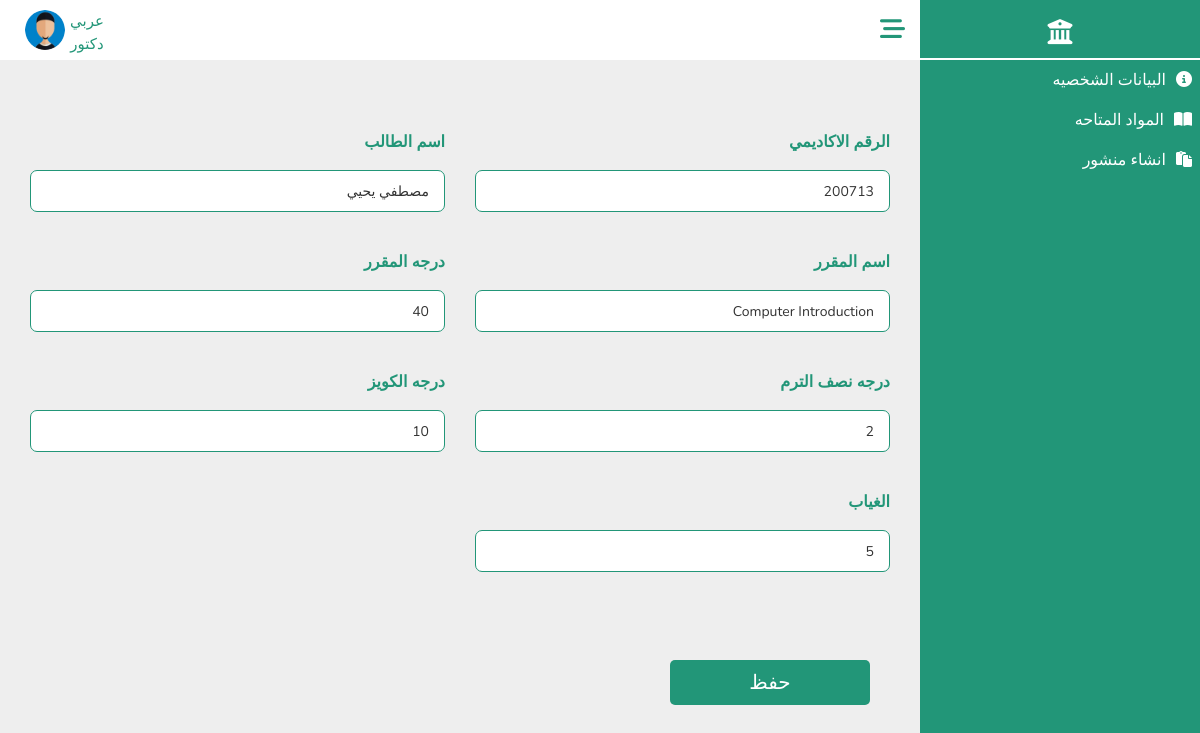
Page /Doctors/Add_Marks.php?id=200713&subject=Computer Introduction (signed in) on the committed database.
### tables this page shows
CREATE TABLE `doctor` (
  `Doctor_ID` bigint(30) NOT NULL,
  `Password` varchar(100) NOT NULL,
  `Image` varchar(100) NOT NULL DEFAULT 'profile.jpg',
  `Full_Name` varchar(100) DEFAULT NULL,
  `Job` varchar(100) NOT NULL DEFAULT 'دكتور',
  `Gender` varchar(100) DEFAULT NULL,
  `Nationality` varchar(100) DEFAULT 'مصري',
  `Religion` varchar(100) DEFAULT NULL,
  `Date_Birth` date DEFAULT NULL,
  `Address` varchar(100) DEFAULT NULL,
  `Phone_Number` varchar(30) DEFAULT NULL,
  `Degree` varchar(100) DEFAULT NULL,
  `University` varchar(100) DEFAULT 'المنوفيه',
  `Faculty` varchar(100) DEFAULT 'الحاسبات والمعلومات',
  `Department` varchar(100) DEFAULT NULL,
  `Email_Address` varchar(100) NOT NULL
);

CREATE TABLE `subject_marks` (
  `ID` int(11) NOT NULL,
  `Student_ID` int(11) NOT NULL,
  `Subject_Name` varchar(100) NOT NULL,
  `Subject_Marks` double DEFAULT NULL,
  `Subject_Midterm` double DEFAULT NULL,
  `Subject_Quiz` double DEFAULT NULL,
  `Subject_Attendance` double DEFAULT NULL,
  `Total_Marks` double DEFAULT NULL
);

CREATE TABLE `student` (
  `St_ID` int(30) NOT NULL,
  `Password` varchar(100) NOT NULL,
  `Image` varchar(100) NOT NULL DEFAULT 'profile.jpg',
  `Full_Name` varchar(100) DEFAULT NULL,
  `Gender` varchar(100) DEFAULT NULL,
  `Nationality` varchar(100) DEFAULT 'مصري',
  `Religion` varchar(100) DEFAULT NULL,
  `Address` varchar(100) DEFAULT NULL,
  `Date_Birth` date DEFAULT NULL,
  `National_ID` varchar(30) DEFAULT NULL,
  `Phone_Number` varchar(30) DEFAULT NULL,
  `Academic_Email` varchar(100) DEFAULT NULL,
  `School` varchar(100) DEFAULT NULL,
  `Qualification` varchar(100) DEFAULT 'ثانوي عام',
  `Total_Degree` double DEFAULT NULL,
  `Average` float DEFAULT NULL,
  `Date_Coordination` date DEFAULT NULL,
  `Number_Coordination` varchar(100) DEFAULT NULL,
  `Faculty` varchar(100) DEFAULT 'الحاسبات والمعلومات',
  `University` varchar(100) DEFAULT 'المنوفيه',
  `Department` varchar(100) DEFAULT 'عام',
  `Joining_Date` date DEFAULT NULL,
  `Job` varchar(100) NOT NULL DEFAULT 'طالب'
);

### Doctors/Add_Marks.php (the view, shortened to what this page needs)
<?php
include_once("../DataBase/database.php");
$id=$_GET['id'];
$subject_name=$_GET['subject'];
 $data=$con->query("SELECT * FROM `subject_marks` t1  INNER JOIN `student` t2
 ON t1.Student_ID=$id AND t1.Subject_Name='$subject_name' AND t1.Student_ID=t2.St_ID");
 $data=$data->fetch(PDO::FETCH_ASSOC);
?>
<!DOCTYPE html>
<html lang="ar">
<head>
  <link rel="stylesheet" href="../CssComponent/bootstrap.min.css">
    <link rel="stylesheet" href="../CssComponent/datatables.min.css">
  <link rel="stylesheet" href="../CssComponent/all.min.css">
  <link rel="stylesheet" href="../CssComponent/AddData.css">
    <link rel="stylesheet" href="../CssCOmponent/Dashboard.css">
</head>
<body>
  <?php include_once("../Components/Dashboard.php") ?>
  <section class="section">
    <?php include_once("../Components/NavBar.php"); ?>
    <div class="container">
    <form action="" method="POST" enctype="multipart/form-data">
                <div class="oneuser">
                    <div class="allinput">
                        <div class="input-filed">
                            <label for="id">الرقم الاكاديمي</label>
                            <input type="text"  name="id" id="id" readonly
                             value="<?php echo $data['Student_ID']?>">
                        </div>
                        <div class="input-filed">
                            <label for="name">اسم الطالب</label>
                            <input type="text" id="name" name="full_name" readonly
                            value="<?php echo $data['Full_Name'] ?>"
                            >
                        </div>
                        <div class="input-filed">
                            <label for="subject_name">اسم المقرر</label>
                            <input type="text" id="subject_name" name="subject_name" readonly
                            value="<?php echo $data['Subject_Name'] ?>"
                            >
                        </div>
                        <div class="input-filed">
                            <label for="final">درجه المقرر</label>
                            <input type="number" id="final" name="final" min="0" max="60"
                            value="<?php echo $data['Subject_Marks'] ?>"
                            >
                        </div>
                        <div class="input-filed">
                            <label for="midterm"> درجه نصف الترم</label>
                            <input type="number"  id="midterm" name="midterm" min="0" max="20"
                            value="<?php echo $data['Subject_Midterm'] ?>"
                            >
                        </div>
                        <div class="input-filed">
                            <label for="quiz"> درجه الكويز</label>
                            <input type="number"  id="quiz" name="quiz" min="0" max="10"
                            value="<?php echo $data['Subject_Quiz'] ?>"
                            >
                        </div>
                        <div class="input-filed">
                            <label for="attendance"> الغياب</label>
                            <input type="number" id="attendance" name="attendance" min="0" max="10"
                            value="<?php echo $data['Subject_Attendance']?>"
                            >
                        </div>
                        </div>
                    </div>
                    <div class="save">
                    <input type="submit" value="حفظ" name="update">
                </div>
                </div>
  </section>
</body>
</html>

### Components/NavBar.php (shortened to what this page needs)
<?php
include_once("../DataBase/database.php");
if ($con) {
   if (isset($_SESSION['admin_id'])) {
      $admin_id = $_SESSION['admin_id'];
      $q = $con->query("SELECT * FROM `admin` WHERE Ad_ID='$admin_id'");
      $d = $q->fetch(PDO::FETCH_ASSOC);
      $imgPath = "../Admins/images/";
      $profile = "../Admins/Admin_Info.php";
   } elseif (isset($_SESSION['doctor_id'])) {
      $doctor_id = $_SESSION['doctor_id'];
      $q = $con->query("SELECT * FROM `doctor` WHERE Doctor_ID='$doctor_id'");
      $d = $q->fetch(PDO::FETCH_ASSOC);
      $imgPath = "../Doctors/images/";
   } elseif (isset($_SESSION['student_id'])) {
      $student_id = $_SESSION['student_id'];
      $q = $con->query("SELECT * FROM `student` WHERE St_ID='$student_id'");
      $d = $q->fetch(PDO::FETCH_ASSOC);
      $imgPath = "../Students/images/";
      $profile = "../Students/Student_info.php";
   }
   $full_name = $d['Full_Name'];
   $job = $d['Job'];
   $img = $imgPath . $d['Image'];
}
?>
<div class="nav-bar1">
    <div class="icon">
        <i class="fa-solid fa-bars-staggered"></i>
    </div>
    <div class="profile">
        <div class="user">
            <p class="username"><?php echo  $full_name ?></p>
            <p class="job"><?php echo $job ?></p>
        </div>
        <div class="img">
            <img src=<?php echo $img ?> alt="error" height="30px" width="30px">
        </div>
    </div>
</div>

### CssComponent/AddData.css (style rules this page uses)
.container { width: 100%; padding: 30px; }
.container .input-filed label { font-size: 16px; font-weight: bold; color: var(--main-color); text-align: initial; }
.container .input-filed input, .container .input-filed select { outline: none; font-size: 14px; font-weight: 400; color: #333; border-radius: 7px; border: 1px solid var(--main-color); padding: 0 15px; height: 42px; margin: 8px 0; background-color: #fff; }
.container .oneuser .allinput { display: grid; grid-template-columns: repeat(auto-fit, minmax(300px, 1fr)); gap: 30px; padding: 40px 0; }
.container .oneuser .allinput .input-filed { display: flex; flex-direction: column; gap: 8px; }
.container .save { margin: 40px 20px; }
.container .save input { display: flex; align-items: center; justify-content: center; height: 45px; max-width: 200px; width: 100%; color: #fff; border-radius: 5px; font-size: 20px; margin: 0; background-color: var(--main-color); transition: all 0.3s linear; cursor: pointer; }

### CssComponent/Dashboard.css (style rules this page uses)
:root { --main-color: #229678; --red-color: #e74c3c; --orangen-color: #f39c12; --white-color: #fff; --black-color: #2c3e50; --ligth-color: #888; --ligth-background: #eee; --main-border: 1pxsolid rgba(0, 0, 0, 0.2); --main-trantision: 0.2s linear; --linear: #229678; }
* { font-family: "Nunito", sans-serif; margin: 0; padding: 0; box-sizing: border-box; outline: none; border: none; text-decoration: none; direction: rtl !important; }
body { background-color: var(--ligth-background) !important; }
.nav-bar1 { height: 60px; width: 100%; background-color: white; display: flex; justify-content: space-between; z-index: 1000; text-align: center; position: sticky; top: 0; left: 0; }
.nav-bar1 .profile, .nav-bar1 .icon { height: 100%; padding: 10px 15px; }
.nav-bar1 .icon { line-height: 40px; font-size: 25px; cursor: pointer; }
.nav-bar1 .icon i { cursor: pointer; color: var(--main-color); }
.nav-bar1 .profile { display: inline-flex; margin-left: 10px; }
.nav-bar1 .profile .user { margin-left: 5px; }
.nav-bar1 .profile .user p { color: var(--main-color); margin: 0 !important; font-size: 15px; }
.img > img { height: 100%; width: 100%; border-radius: 50%; }
.section { padding-right: 280px; }

### rows in the picture
doctor: Full_Name "عربي", Job "دكتور", Image (placeholder picture)
subject_marks: id "200713", full_name "مصطفي يحيي", subject_name "Computer Introduction", final "40", midterm "2", quiz "10", attendance "5"
